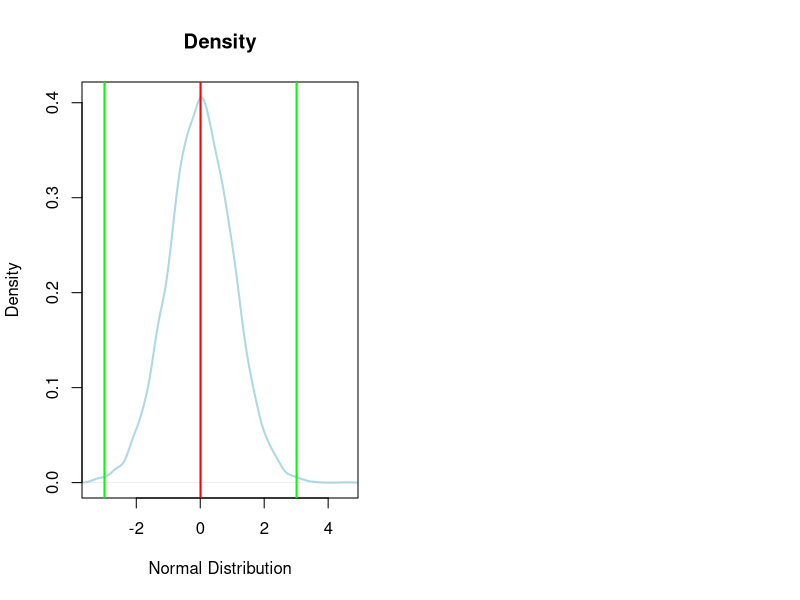
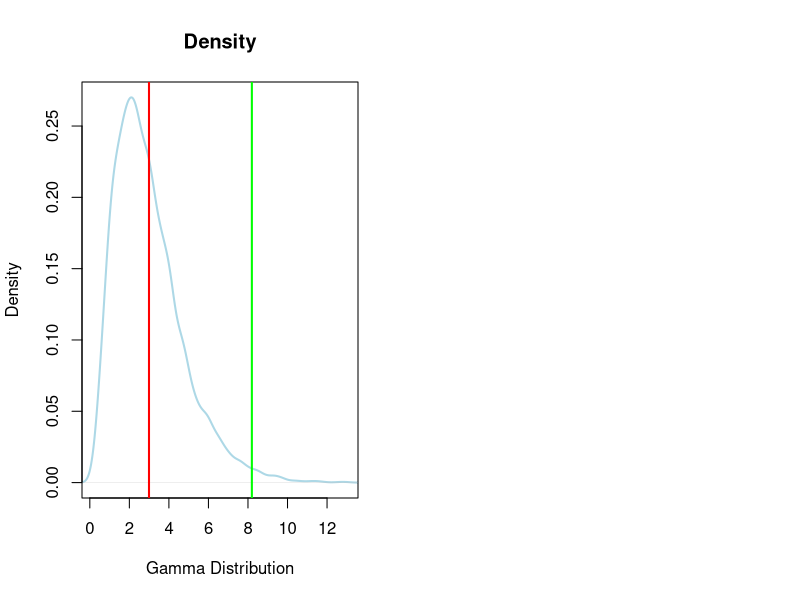
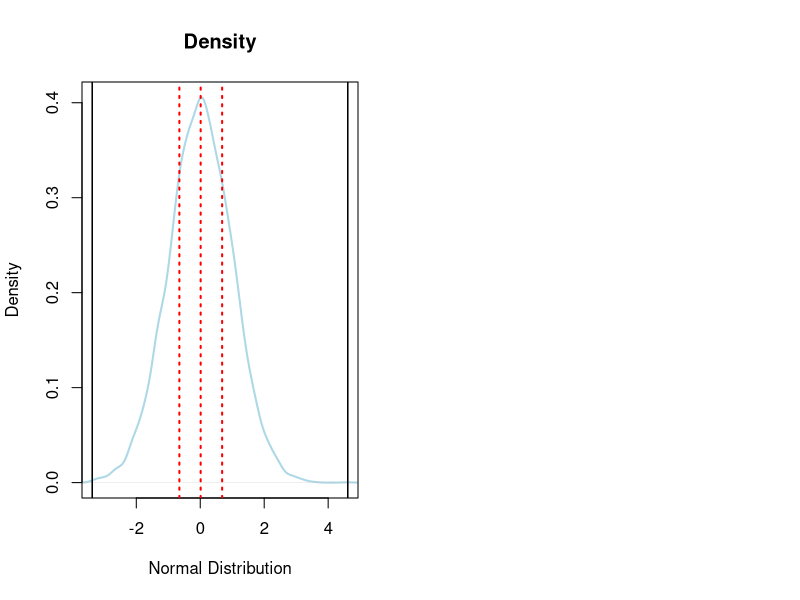

The R source for these figures, in order:
# Вариация
team1 <- c(72, 73, 76, 76, 78)
team2 <- c(67, 72, 76, 76, 84)
basketball_teams <- data.frame(team1, team2)

# 3. Оценка на вариацията на разпределение

# Преди да започнем с изследването на разсейването, първо ще видим какво е очакването
# Взимаме средните на стойностите по колони
colMeans(basketball_teams)
apply(basketball_teams, 2, mean)    #   Еквивалентно на горния ред


#       Като цяло се избягват заключенията само на база средните стойности или други оценки за 
#   локацията на разпределенията (ще наблегнем на това при оценките на хипотезите). 
#
#       И при двета отбора средните стойности са равни - 75. 
#   Това не означава, че двата отбора са близки относно разпределението на височината им. 
#   В частност, височината при играчите на втория отбор варира много повече от тази на първия. 


#  3.1. Обхват (Range): максималната стойност - минималната стойност
rangeFunction <- function(x) {
  max(x) - min(x)
}

# Както можем да видим от резултатите, при първия отбор имаме разлика от 6 инча, докато при втория - 17
rangeFunction(basketball_teams$team1)
rangeFunction(basketball_teams$team2)

# 3.2. Вариация (дисперсия) и стандартно отклонение
#	За разлика от обхвата, стандартното отклонение взема под внимамнеи всички наблюдения.

#	Стандартното отклонение е оценка на вариацията, 
# която показва колко далече са наблюденията от очакването (от средното).

# Стандартното отклонение е предпочитана оценка за вариацията, 
# когато среднoто се използва за оценка на локацията (центъра) на разпределението.

#	Вариацията (дисперсията) се изчислява по формулата по-долу:
variationFunction <- function(x) {
  x_mean <- mean(x)
  x_minux_xMean <- x - x_mean
  x_minus_xMean_2 <- x_minux_xMean^2
  
  sum(x_minus_xMean_2) / (length(x) - 1)
}

variationFunction(basketball_teams$team1)
var(basketball_teams$team1)
var(basketball_teams$team2)

#   При тестването на хипотези и при определянето на доверителните интервали се използва
#   стандардартното отклонение. Стандартното отклонение е производно на вариацяита и представлява
#   корен квадратен от дисперсията.

sqrt(variationFunction(basketball_teams$team1))
sd(basketball_teams$team1)
sd(basketball_teams$team2)

#       Правилото на Чебишев, което е валидно за всички множества, ни казва, че 89% от наблюденията
#   лежат в интервала (X_mean - 3*X_std; X_mean + 3*X_std), където X_mean - средната стойност и
#   X_std - стандартното отклонение.

#       При камбановидна форма на разпределението, този процент достига до 99.7


N <- 10^4
set.seed(94171)
dist1 <- rnorm(N)
dist2 <- rgamma(N, 3)

# Dist 1
par(mfrow = c(1, 2))
plot(
  density(dist1), 
  lwd = 2,
  main = "Density",
  xlab = "Normal Distribution",
  ylab = "Density",
  col = "lightblue",
  xlim = range(dist1)
)

meanDist1 <- mean(dist1)
sigmaDist1 <- sd(dist1)

abline(
  v = c(meanDist1 - 3*sigmaDist1, meanDist1, meanDist1 + 3*sigmaDist1), 
  col = c("green", "red", "green"),
  lwd = 2
)

# Dist 2
par(mfrow = c(1, 2))
plot(
  density(dist2), 
  lwd = 2,
  main = "Density",
  xlab = "Gamma Distribution",
  ylab = "Density",
  col = "lightblue",
  xlim = range(dist2)
)

meanDist2 <- mean(dist2)
sigmaDist2 <- sd(dist2)

abline(
  v = c(meanDist2 - 3*sigmaDist2, meanDist2, meanDist2 + 3*sigmaDist2), 
  col = c("green", "red", "green"),
  lwd = 2
)

par(mfrow = c(1, 1))

round(sum(dist2 >= meanDist2 - 3*sigmaDist2 & sigmaDist2 <= meanDist2 + 3*sigmaDist2)*100/N, 2)

# -----------
#   3.3. The five number summary
# тази статтистика най-често показва минималната стойност, 1-ви квартил, медиана (2-ри квартил),
# 3-ти квартил и максималната стойност.

summary(dist1)
fivenum(dist1)

par(mfrow = c(1, 2))

plot(
  density(dist1), 
  lwd = 2,
  main = "Density",
  xlab = "Normal Distribution",
  ylab = "Density",
  col = "lightblue",
  xlim = range(dist1)
)

abline(
  v = fivenum(dist1),
  col = c("black", "red", "red", "red", "black"),
  lwd = c(1.5, rep(2, 3), 1.5), 
  lty = c(1, rep(3, 3), 1)
)
summary(dist1)
par(mfrow = c(1, 1))
